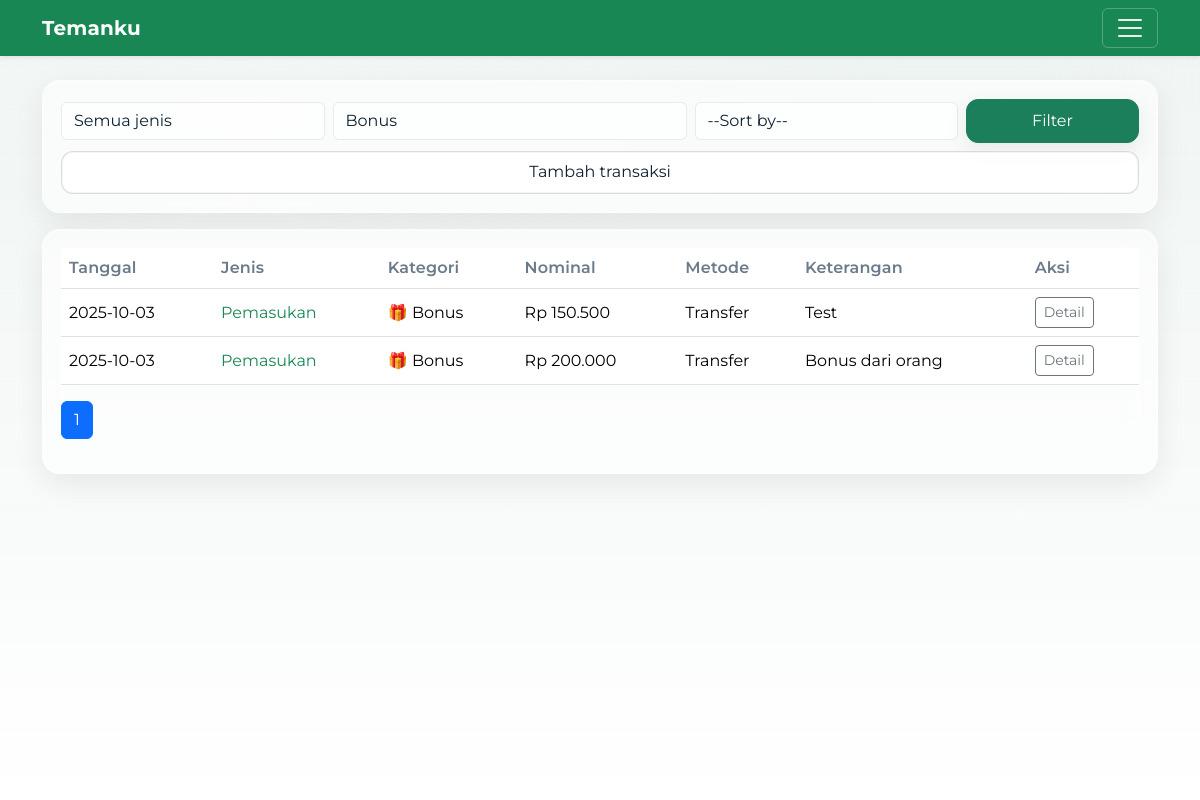
/history?category_id=34 (signed in), run on the app's committed database.
### tables this page shows
CREATE TABLE transactions (
  id INTEGER PRIMARY KEY AUTOINCREMENT,
  user_id INTEGER NOT NULL,
  date TEXT NOT NULL,                      -- YYYY-MM-DD
  type TEXT CHECK(type IN ('income','expense')) NOT NULL,
  category_id INTEGER NOT NULL,
  amount REAL NOT NULL,
  source_or_payee TEXT,
  account TEXT,
  notes TEXT,
  FOREIGN KEY (user_id) REFERENCES users(id),
  FOREIGN KEY (category_id) REFERENCES categories(id)
);

CREATE TABLE categories (
  id INTEGER PRIMARY KEY AUTOINCREMENT,
  user_id INTEGER NOT NULL,
  type TEXT CHECK(type IN ('income','expense')) NOT NULL,
  name TEXT NOT NULL, emoji TEXT,
  UNIQUE(user_id, type, name),
  FOREIGN KEY (user_id) REFERENCES users(id)
);

### app.py (the view)
@app.get("/history")
@login_required
def history():
    q_type = (request.args.get("type") or "").strip()
    q_cat  = (request.args.get("category_id") or "").strip()
    q_sort_raw = (request.args.get("sort") or "").strip()
    order_map = {
        "date_desc":        "t.date DESC, t.id DESC",
        "date_asc":         "t.date ASC, t.id ASC",
        "amount_desc":      "t.amount DESC, t.id DESC",
        "amount_asc":       "t.amount ASC, t.id ASC",
        "category_asc":     "c.name ASC, t.date DESC, t.id DESC",
        "category_desc":    "c.name DESC, t.date DESC, t.id DESC",
        "payment_asc":      "t.account ASC, t.date DESC, t.id DESC",
        "payment_desc":     "t.account DESC, t.date DESC, t.id DESC",
        "type_income_first":  "CASE WHEN t.type='income' THEN 0 ELSE 1 END, t.date DESC, t.id DESC",
        "type_expense_first": "CASE WHEN t.type='expense' THEN 0 ELSE 1 END, t.date DESC, t.id DESC",
    }
    q_sort = q_sort_raw if q_sort_raw in order_map else ""
    order_sql = order_map.get(q_sort or "date_desc")
    if q_type not in ("income", "expense"):
        q_type = ""
    if q_cat and not str(q_cat).isdigit():
        q_cat = ""
    per = 20
    try:
        page = int(request.args.get("page", "1"))
    except ValueError:
        page = 1
    page = max(1, page)
    where = ["t.user_id=?"]
    params = [current_user.id]
    if q_type:
        where.append("t.type=?"); params.append(q_type)
    if q_cat:
        where.append("t.category_id=?"); params.append(int(q_cat))
    where_clause = " AND ".join(where)
    with db() as con:
        total = con.execute(
            f"SELECT COUNT(*) AS n FROM transactions t WHERE {where_clause}",
            params
        ).fetchone()["n"]
    pages = max(1, (total + per - 1) // per)
    if page > pages:
        page = pages
    offset = (page - 1) * per
    with db() as con:
        cats = con.execute(
            "SELECT id, type, name FROM categories WHERE user_id=? ORDER BY type, name",
            (current_user.id,)
        ).fetchall()
        rows = con.execute(
            f"""
            SELECT
                t.*,
                COALESCE(c.name, '-') AS category,
                c.emoji AS category_emoji,
                t.source_or_payee AS keterangan,
                t.account AS payment_method
            FROM transactions t
            LEFT JOIN categories c ON c.id = t.category_id
            WHERE {where_clause}
            ORDER BY {order_sql}
            LIMIT ? OFFSET ?
            """,
            (*params, per, offset)
        ).fetchall()
    return render_template(
        "history.html",
        rows=[dict(r) for r in rows],
        categories=[dict(c) for c in cats],
        q_type=q_type,
        q_cat=q_cat,
        q_sort=q_sort,
        page=page,
        pages=pages,
        title="Riwayat",
    )

### app.py (called while the page is built)
def db():
    conn = sqlite3.connect(APP_DB, timeout=5.0)
    conn.row_factory = sqlite3.Row
    conn.execute("PRAGMA busy_timeout = 5000")
    return conn

@login_manager.user_loader
def load_user(user_id):
    with db() as con:
        row = con.execute("SELECT * FROM users WHERE id=?", (user_id,)).fetchone()
        return User(row) if row else None

def money(x):
    return f"Rp {x:,.0f}".replace(",", ".")

def type_label(val: str) -> str:
    if val == 'income':
        return 'Pemasukan'
    if val == 'expense':
        return 'Pengeluaran'
    return val or ''

### templates/history.html (shortened to what this page needs)
{% extends "base.html" %}
{% block content %}
<div class="card-soft mb-3">
  <form id="historyFilter" class="row g-2 align-items-center" method="get" novalidate>
    <div class="col-12 col-md-3">
      <select class="form-select" name="type" id="typeFilter" aria-label="Filter jenis">
        <option value="">Semua jenis</option>
      </select>
    </div>
    <div class="col-12 col-md-4">
      <select class="form-select" name="category_id" id="catFilter" aria-label="Filter kategori">
        <option value="">Semua kategori</option>
      </select>
    </div>
    <div class="col-12 col-md-3">
      <select class="form-select" name="sort" aria-label="Sort by">
        <option value="" disabled {{ '' if q_sort else 'selected' }}>--Sort by--</option>
      </select>
    </div>
    <div class="col-12 col-md-2">
      <button type="submit" class="btn btn-primary w-100">Filter</button>
    </div>
    <div class="col-12">
      <a class="btn btn-outline-secondary w-100" href="{{ url_for('add_form') }}">
        Tambah transaksi
      </a>
    </div>
  </form>
</div>
<div class="card-soft">
  <div class="table-responsive">
    <table class="table table-hover align-middle table-stacked">
      <thead>
        <tr>
          <th scope="col">Tanggal</th>
          <th scope="col">Jenis</th>
          <th scope="col">Kategori</th>
          <th scope="col">Nominal</th>
          <th scope="col" class="d-none d-md-table-cell">Metode</th>
          <th scope="col" class="d-none d-md-table-cell">Keterangan</th>
          <th scope="col">Aksi</th>
        </tr>
      </thead>
      <tbody>
        {% for r in rows %}
          <tr>
            <td data-label="Tanggal">{{ r.date }}</td>
            <td data-label="Jenis" class="{{ 'text-danger' if r.type=='expense' else 'text-success' }}">{{ r.type | type_label }}</td>
            <td data-label="Kategori">{{ (r.category_emoji ~ ' ') if r.category_emoji else '' }}{{ r.category }}</td>
            <td data-label="Nominal">{{ r.amount|money }}</td>
            <td class="d-none d-md-table-cell" data-label="Metode">{{ r.payment_method }}</td>
            <td class="d-none d-md-table-cell" data-label="Keterangan">{{ r.keterangan }}</td>
            <td class="text-nowrap action-cell">
              <button type="button"
                      class="btn btn-sm btn-outline-secondary"
                      data-bs-toggle="modal"
                      data-bs-target="#txModal"
                      data-id="{{ r.id }}"
                      data-date="{{ r.date }}"
                      data-type="{{ r.type }}"
                      data-category="{{ r.category }}"
                      data-amount="{{ r.amount|money }}"
                      data-payment="{{ r.payment_method }}"
                      data-notes="{{ (r.keterangan or '-')|e }}"
                      data-note="{{ (r.notes or '-')|e }}"
                      data-edit="{{ url_for('edit_form', trx_id=r.id) }}"
                      data-delete="{{ url_for('delete_trx', trx_id=r.id) }}">
                Detail
              </button>
            </td>
          </tr>
        {% endfor %}
      </tbody>
    </table>
  </div>
  <nav aria-label="Navigasi halaman riwayat">
    <ul class="pagination">
      {% for i in range(1, pages+1) %}
        <li class="page-item {{ 'active' if i==page else '' }}">
          {% if q_sort %}
            <a class="page-link"
               href="{{ url_for('history', page=i, type=q_type, category_id=q_cat, sort=q_sort) }}">{{ i }}</a>
          {% else %}
            <a class="page-link"
               href="{{ url_for('history', page=i, type=q_type, category_id=q_cat) }}">{{ i }}</a>
          {% endif %}
        </li>
      {% endfor %}
    </ul>
  </nav>
</div>
{% endblock %}

### static/style.css (style rules this page uses)
:root { --bg:#0f5132; --page:#e9eef6; --card:rgba(255,255,255,.6); --text:#102132; --muted:#6c7a89; --primary:#1a7f5a; --ring:rgba(26,127,90,.35); --glass-border:rgba(255,255,255,.32); --chart-bar:45, 156, 219; }
* { scroll-behavior:smooth }
body { background:var(--page); color:var(--text); font-family: "Montserrat", system-ui, -apple-system, "Segoe UI", Roboto, "Helvetica Neue", Arial, "Noto Sans", "Apple Color Emoji","Segoe UI Emoji","Segoe UI Symbol", sans-serif; font-feature-settings: "cv01","cv02"; }
.btn { transition:transform .15s ease, box-shadow .2s ease }
.btn-primary { background:var(--primary);border-color:var(--primary) }
.form-control,.form-select { background:rgba(255,255,255,.65);color:var(--text); border:1px solid rgba(0,0,0,.08) }
.table>thead th { color:var(--muted);font-weight:600;letter-spacing:.01em }
.card-soft { background:var(--card); border:1px solid var(--glass-border); border-radius:18px; padding:18px; box-shadow: 0 10px 30px rgba(10,14,29,.08), inset 0 1px 0 rgba(255,255,255,.25); backdrop-filter: blur(14px); -webkit-backdrop-filter: blur(14px); transition:transform .25s ease, box-shadow .25s ease, border-color .25s ease; }
body { font-family: "Montserrat", system-ui, -apple-system, Segoe UI, Roboto, Arial, sans-serif; }
@media (min-width: 768px) { #historyFilter .btn { padding:.55rem 1rem; border-radius:14px; } }
@media (min-width: 768px) { #historyFilter .btn-primary { box-shadow:0 8px 22px rgba(0,0,0,.08); } }
@media (min-width: 768px) { #historyFilter .btn-outline-secondary { background:transparent; border-color:var(--glass-border); } }
@media (min-width: 768px) { #historyFilter .btn { padding: .55rem 1.1rem; border-radius: 12px; } }
#historyFilter .btn-outline-secondary { background: rgba(255,255,255,.88); color: var(--text); border: 1.5px solid color-mix(in srgb, var(--text) 14%, transparent); border-color: rgba(0,0,0,.14); border-radius: 12px; box-shadow: inset 0 0 0 1px rgba(0,0,0,.04); transition: background .2s ease, color .2s ease, border-color .2s ease, box-shadow .2s ease, transform .1s ease; }

### data on the page
transactions: date "2025-10-03", type|type_label "Pemasukan", category "Bonus", amount "Rp 150.500", payment_method "Transfer", keterangan "Test"
categories: emoji "🎁"
transactions: date "2025-10-03", type|type_label "Pemasukan", category "Bonus", amount "Rp 200.000", payment_method "Transfer", keterangan "Bonus dari orang"

### other printed values
{{ i }} "1"
